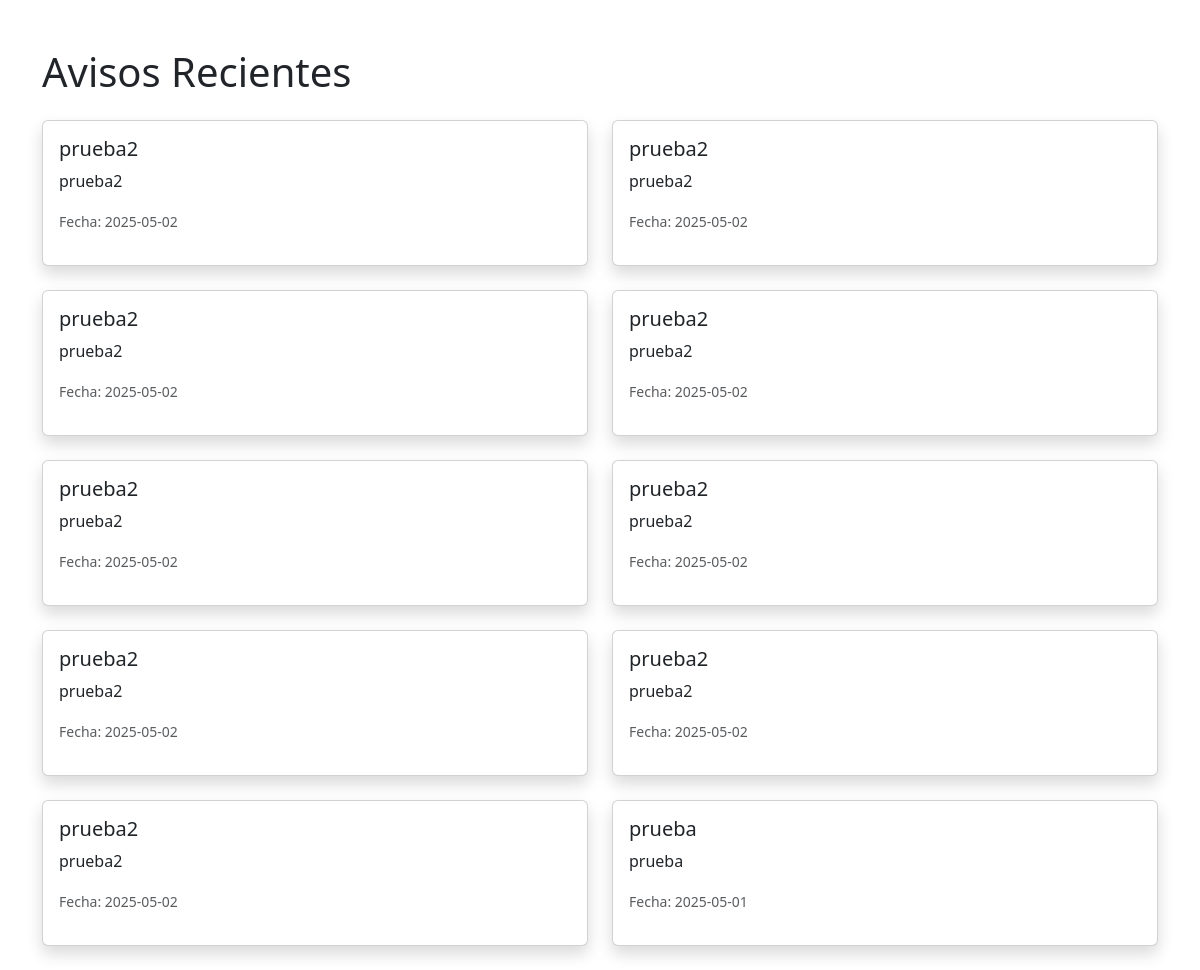
The page / on the database its author committed.
### tables this page shows
CREATE TABLE avisos (
    id INTEGER PRIMARY KEY AUTOINCREMENT,
    titulo TEXT NOT NULL,
    descripcion TEXT NOT NULL,
    fecha TEXT NOT NULL
);

### app.py (the view)
@app.route('/')
def index():
    avisos = obtener_avisos()
    return render_template('index.html', avisos=avisos)

### app.py (called while the page is built)
def obtener_avisos():
    conn = sqlite3.connect('avisos.db')
    cursor = conn.cursor()
    cursor.execute("SELECT * FROM avisos ORDER BY fecha DESC")
    avisos = cursor.fetchall()
    conn.close()
    return avisos

### templates/index.html (shortened to what this page needs)
<!DOCTYPE html>
<html lang="es">
<head>
  <link href="https://cdn.jsdelivr.net/npm/bootstrap@5.3.0/dist/css/bootstrap.min.css" rel="stylesheet">
</head>
<body>
  <div class="container mt-5">
    <h1 class="mb-4">Avisos Recientes</h1>
    <div class="row">
        {% for aviso in avisos %}
        <div class="col-md-6 mb-4">
          <div class="card shadow">
            <div class="card-body">
              <h5 class="card-title">{{ aviso[1] }}</h5>
              <p class="card-text">{{ aviso[2] }}</p>
              <p class="text-muted"><small>Fecha: {{ aviso[3] }}</small></p>
            </div>
          </div>
        </div>
      {% endfor %}
    </div>
  </div>
</body>
</html>

### rows shown on the page
avisos: titulo "prueba2", descripcion "prueba2", fecha "2025-05-02"
avisos: titulo "prueba2", descripcion "prueba2", fecha "2025-05-02"
avisos: titulo "prueba2", descripcion "prueba2", fecha "2025-05-02"
avisos: titulo "prueba2", descripcion "prueba2", fecha "2025-05-02"
avisos: titulo "prueba2", descripcion "prueba2", fecha "2025-05-02"
avisos: titulo "prueba2", descripcion "prueba2", fecha "2025-05-02"
avisos: titulo "prueba2", descripcion "prueba2", fecha "2025-05-02"
avisos: titulo "prueba2", descripcion "prueba2", fecha "2025-05-02"
avisos: titulo "prueba2", descripcion "prueba2", fecha "2025-05-02"
avisos: titulo "prueba", descripcion "prueba", fecha "2025-05-01"
